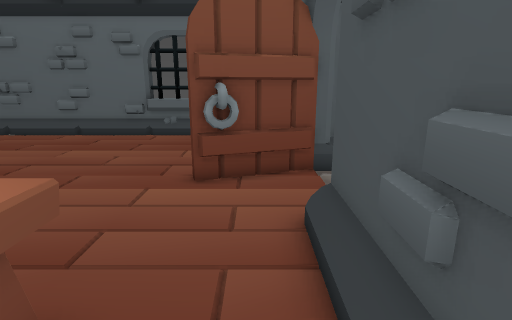
[1] (above)

15 first-person views from a walk through a 3-D level made in the Godot game engine. The camera is 1.4 m above the floor, tilts 14° down and sees 80° across. The floor is counted in squares, 0.5 m on a side. Each view is taken from the middle of a square. On the plan, view 1 faces up. The plan holds only what a view shows up to about 20 squares ahead; the rest is blank. The place goes on beyond the plan.

[2]
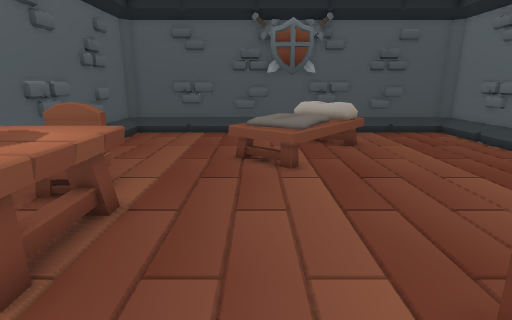

[3]
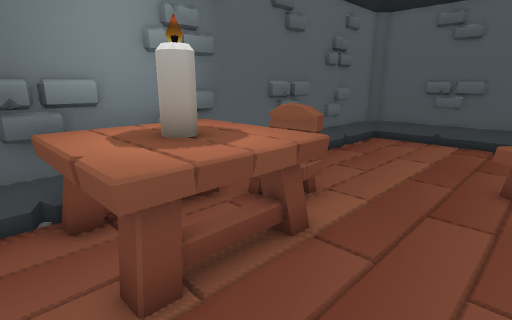

[4]
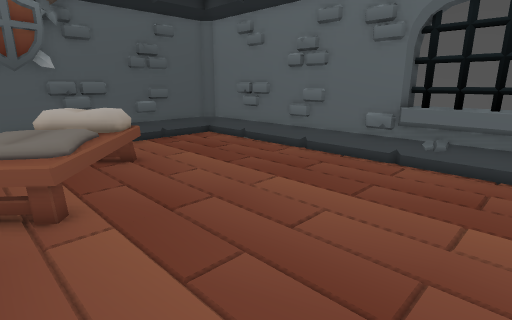

[5]
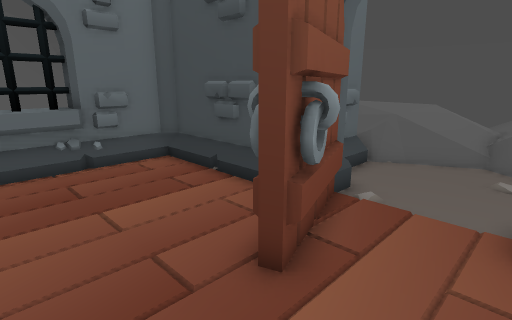

[6]
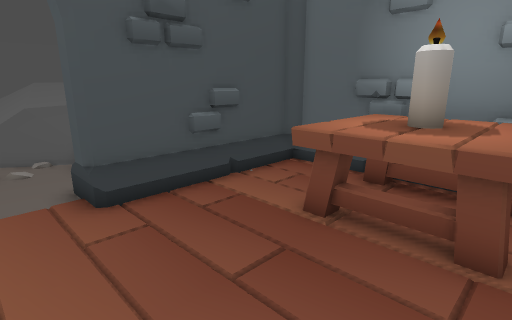

[7]
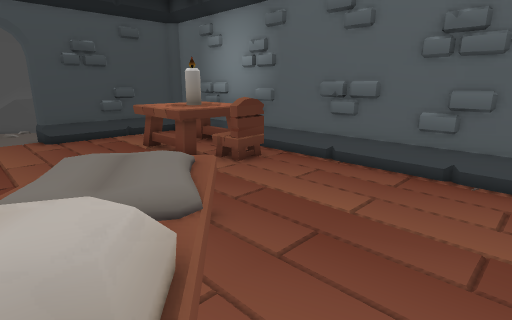

[8]
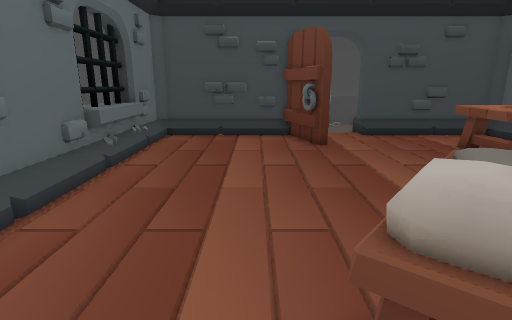

[9]
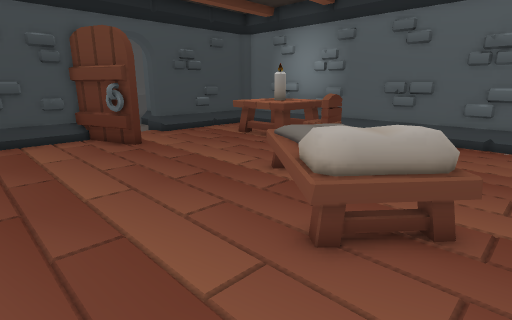

[10]
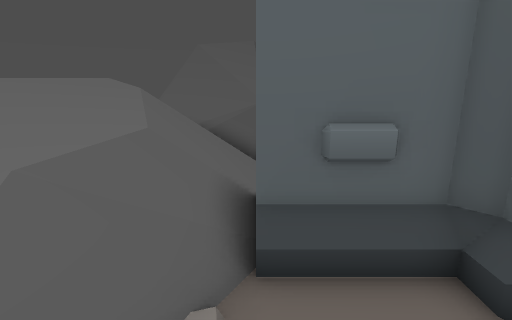

[11]
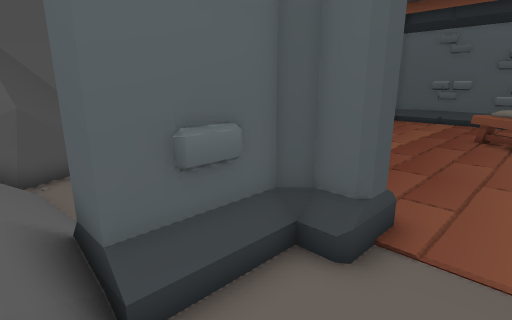

[12]
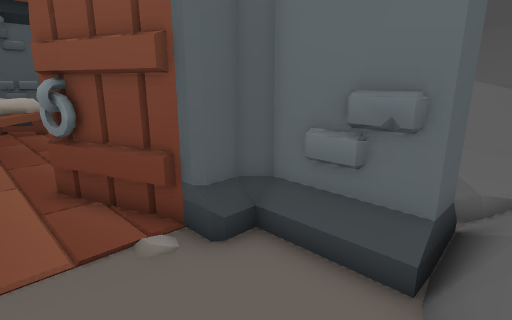

[13]
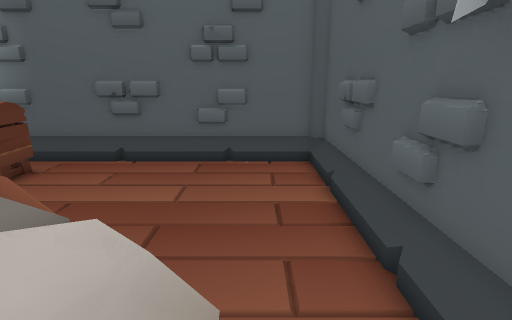

[14]
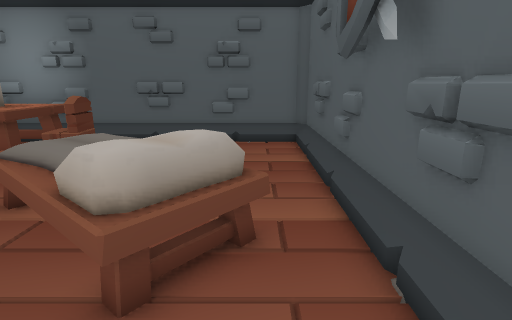

[15]
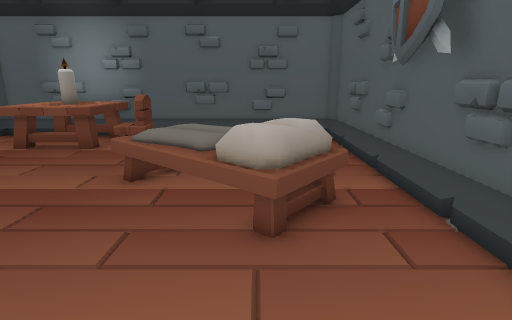

### Floor plan
Ten units are one square. View 1 is at (0, 0); x grows to the right and y downward. Boxes are objects, and circles mark ways between rooms. Rooms are numbered by the first view taken in them; rooms with no view inside come last. Other rooms are left out.
<svg viewBox="-180 -184 280 235">
<path fill="none" stroke="#000" d="M-19 -90 -1 -96M-13 -83 -18 -88 -18 -96M-10 -84 -12 -89 -18 -86M-6 -90 -7 -84M0 -93 -9 -89M0 -97 15 -102M9 -96 1 -93M-173 -66 -173 -46M-173 -115 -173 -91M18 -97 -17 -84 -20 -92 15 -105 15 -170 10 -175 -170 -175 -175 -170 -175 10 -170 15 10 15 15 10 15 -60M-173 -35 -173 -11M-17 -174 -20 -177M-173 -145 -173 -126M-19 -179 -60 -179M-170 -75 -170 -61M-170 -85 -170 -76M-170 -95 -170 -86M-99 10 -66 10M-170 -55 -170 -45M-170 -115 -170 -101M-115 10 -101 10M-45 -173 -51 -171M-170 -35 -170 -21M-170 -139 -170 -125M-139 10 -125 10M-170 -19 -170 -5M-20 -171 -60 -171M15 -60 23 -60 25 -58 25 -50 30 -45 60 -45M61 -115 30 -115 25 -110 25 -100 20 -100 9 -96M30 -50 60 -50M65 -47 83 -77M67 -47 86 -75M72 -51 84 -69M75 -52 86 -67M80 -55 86 -63M64 30 89 45M57 25 78 37M68 35 84 45M78 37 95 46"/>
<rect x="-155" y="-115" width="70" height="70" fill="#bbb"><title>bed</title></rect>
<rect x="-85" y="-25" width="20" height="30" fill="#bbb"><title>chair</title></rect>
<rect x="-65" y="-35" width="50" height="50" fill="#bbb"><title>table</title></rect>
<circle cx="10" cy="-70" r="3" fill="#2a7"/>
<text x="-80" y="-80">1</text>
<text x="40" y="-80">2</text>
<text x="60" y="30">3</text>
<text x="90" y="40">4</text>
</svg>
Room 1 opens to room 2.

Where each view was taken, in squares from view 1:
view 1: 0 up, 0 right, facing up
view 2: 6 up, 1 right, facing left
view 3: 6 up, 1 left, facing down-left
view 4: 6 up, 2 left, facing up-left
view 5: 6 up, 5 left, facing up-right
view 6: 8 up, 6 left, facing down-right
view 7: 9 up, 16 left, facing down-right
view 8: 12 up, 16 left, facing right
view 9: 15 up, 16 left, facing down-right
view 10: 9 up, 6 right, facing down
view 11: 8 up, 7 right, facing down-left
view 12: 7 up, 7 right, facing up-left
view 13: 10 up, 15 left, facing down
view 14: 14 up, 15 left, facing down
view 15: 16 up, 13 left, facing down
